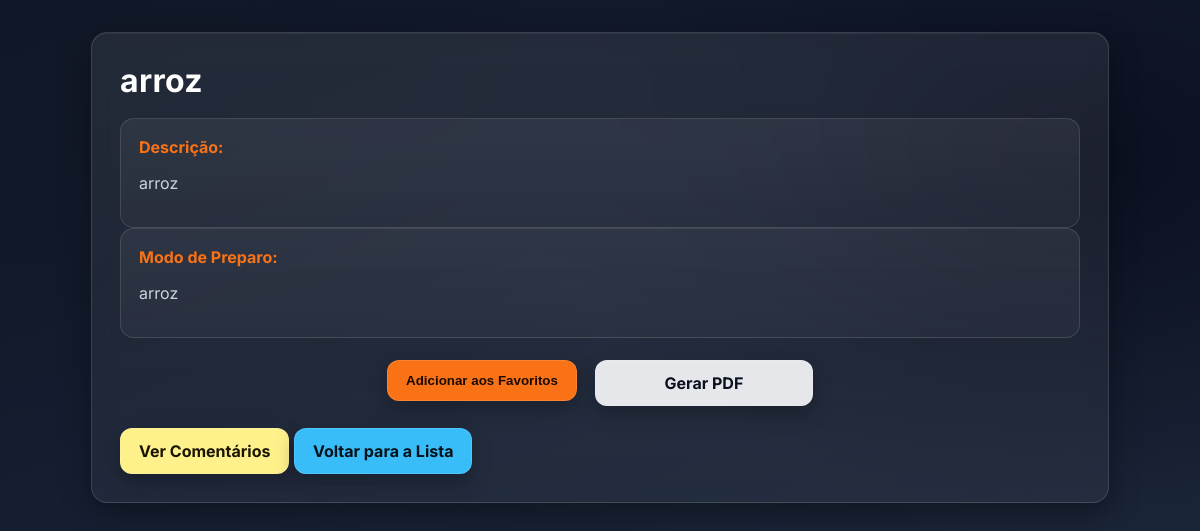
Screenshot of /receita/1 (signed in) with the database file from the repository.
### models.py (models this page shows)
class Receita(db.Model):
    id = db.Column(db.Integer, primary_key=True)
    titulo = db.Column(db.String(100), nullable=False)
    descricao = db.Column(db.Text)
    modo_preparo = db.Column(db.Text)
    imagem = db.Column(db.String(255), nullable=True) # Campo para a imagem
    data_postagem = db.Column(db.DateTime, default=datetime.utcnow)
    usuario_id = db.Column(db.Integer, db.ForeignKey('usuario.id'), nullable=False)
    usuario = db.relationship('Usuario', backref=db.backref('receitas', lazy=True))

### app.py (the view)
@app.route('/receita/<int:id>')
def receita_detail(id):
    receita = Receita.query.get_or_404(id)
    current_user_id = session.get('user_id')
    is_owner = current_user_id == receita.usuario_id if current_user_id else False
    return render_template('recipe_detail.html', receita=receita, current_user_id=current_user_id, is_owner=is_owner)

### templates/recipe_detail.html (shortened to what this page needs)
<!DOCTYPE html>
<html>
<head>
    <link rel="stylesheet" href="{{ url_for('static', filename='style.css') }}">
</head>
<body>
    <div class="container recipe-detail">
        <h1>{{ receita.titulo }}</h1>
        <div class="recipe-section-box">
            <strong>Descrição:</strong>
            <p>{{ receita.descricao }}</p>
        </div>
        <div class="recipe-section-box">
            <strong>Modo de Preparo:</strong>
            <p>{{ receita.modo_preparo }}</p>
        </div>
        <div class="recipe-actions">
            {% if current_user_id %}
                {% set favorito = receita.favoritado_por | selectattr('usuario_id', '==', current_user_id) | list %}
                {% if favorito %}
                    <form method="POST" action="{{ url_for('remover_favorito', receita_id=receita.id) }}" style="display:inline;">
                        <button type="submit" class="button-link favorite-button favorited">Remover dos Favoritos</button>
                    </form>
                {% else %}
                    <form method="POST" action="{{ url_for('adicionar_favorito', receita_id=receita.id) }}" style="display:inline;">
                        <button type="submit" class="button-link favorite-button">Adicionar aos Favoritos</button>
                    </form>
                {% endif %}
            {% else %}
                <a href="{{ url_for('login') }}" class="button-link favorite-button">Entrar para favoritar</a>
            {% endif %}
            <a href="{{ url_for('gerar_pdf', receita_id=receita.id) }}" class="button-link pdf-button">Gerar PDF</a>
        </div>
        <a href="{{ url_for('comentarios', receita_id=receita.id) }}" class="button-link comments-button">Ver Comentários</a>
        <a href="{{ url_for('index') }}" class="button-link back-button">Voltar para a Lista</a>
    </div>
</body>
</html>

### static/style.css (style rules this page uses)
:root { --bg-start: #0f172a; --bg-end: #1e293b; --card: rgba(255,255,255,0.08); --card-border: rgba(255,255,255,0.12); --text: #f8fafc; --muted: #cbd5e1; --primary: #22c55e; --primary-600: #16a34a; --accent: #f97316; --accent-600: #ea580c; --info: #38bdf8; --danger: #ef4444; }
body { font-family: 'Inter', sans-serif; margin: 0; min-height: 100vh; color: var(--text); background: radial-gradient(1200px 700px at 10% 10%, #111827 0%, transparent 60%), radial-gradient(900px 600px at 90% 20%, #0b1020 0%, transparent 60%), linear-gradient(160deg, var(--bg-start), var(--bg-end)); display: flex; flex-direction: column; align-items: center; }
.container { width: 92%; max-width: 960px; margin: 32px 0; padding: 28px; background: linear-gradient(180deg, rgba(255,255,255,0.08), rgba(255,255,255,0.05)); border: 1px solid var(--card-border); border-radius: 16px; backdrop-filter: blur(10px); box-shadow: 0 10px 30px rgba(0,0,0,0.35), inset 0 1px 0 rgba(255,255,255,0.06); }
h1, h2, h3 { color: #ffffff; letter-spacing: 0.3px; margin: 0 0 18px 0; }
a { color: var(--info); text-decoration: none; }
button, .button-link { display: inline-flex; align-items: center; justify-content: center; gap: 8px; padding: 12px 18px; border-radius: 12px; border: 1px solid rgba(255,255,255,0.12); color: #0b1020; background: #ffffff; font-weight: 700; cursor: pointer; text-decoration: none; transition: transform .15s ease, box-shadow .2s ease, background .2s ease; box-shadow: 0 8px 20px rgba(0,0,0,0.25); }
.back-button { background: var(--info); color: #051219; }
form { display: grid; gap: 14px; }
.recipe-section-box { background: linear-gradient(180deg, rgba(255,255,255,0.06), rgba(255,255,255,0.03)); border: 1px solid var(--card-border); border-radius: 14px; padding: 18px; }
.recipe-detail p { color: var(--muted); }
.recipe-detail strong { color: var(--accent); }
.recipe-actions { display: flex; gap: 18px; justify-content: center; flex-wrap: wrap; margin: 22px 0; }
.recipe-actions .button-link, .recipe-actions button { min-width: 180px; }
.favorite-button { background: var(--accent); color: #1b0a00; }
.pdf-button { background: #e5e7eb; }
.comments-button { background: #fef08a; color: #1a1500; }

### rows the page displays
Receita: titulo "arroz", descricao "arroz", modo_preparo "arroz"
